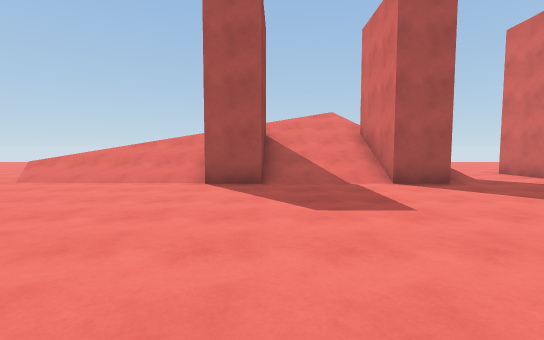
View 1 (above)

24 first-person views from a walk through a 3-D level made in the Unity game engine. The camera is 1.4 m above the floor, tilts 4° down and sees 85° across. The floor is counted in squares, 2 m on a side. Each view is taken from the middle of a square. On the plan, view 1 faces up. The plan holds only what a view shows up to about 10 squares ahead; the rest is blank. The place goes on beyond the plan.

View 2
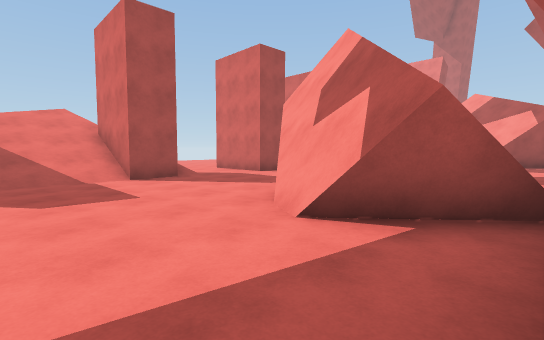

View 3
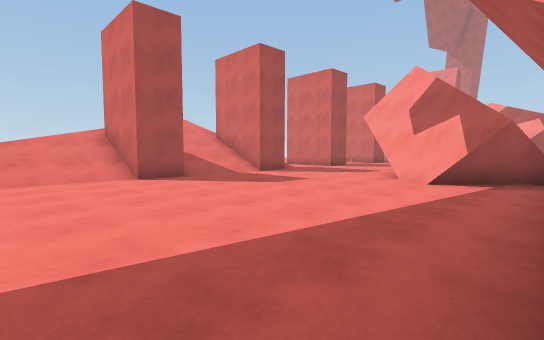

View 4
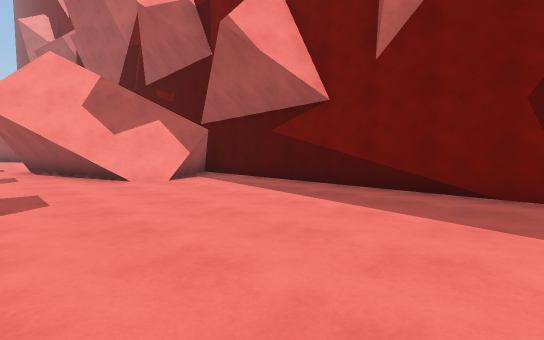

View 5
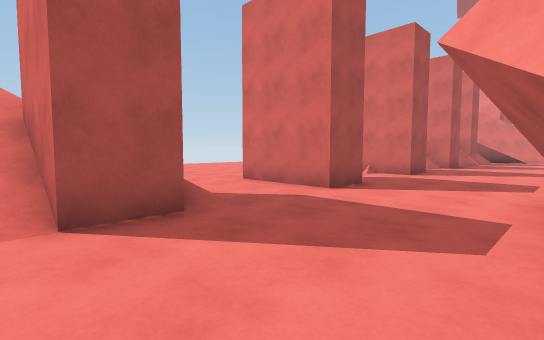

View 6
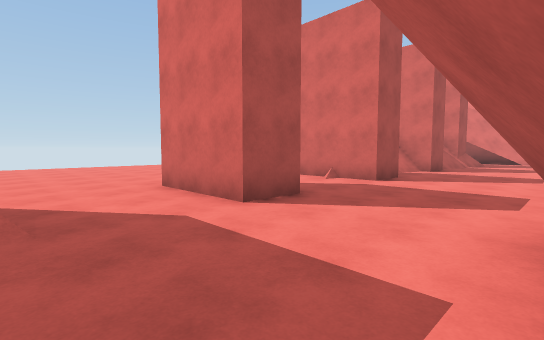

View 7
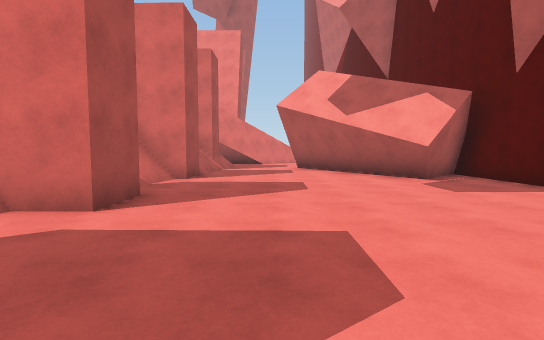

View 8
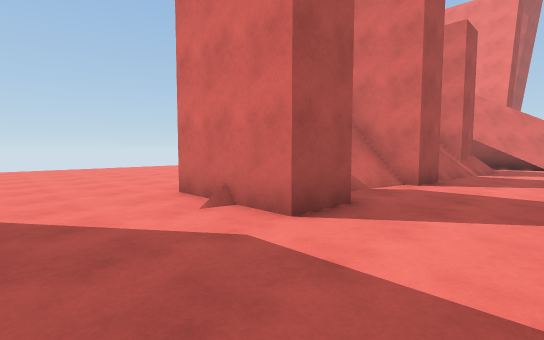

View 9
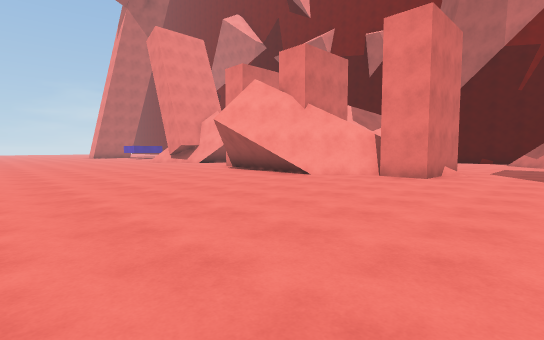

View 10
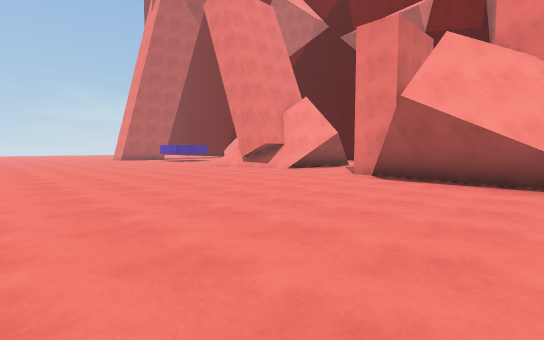

View 11
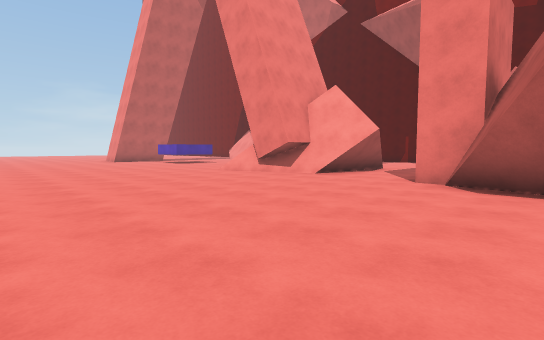

View 12
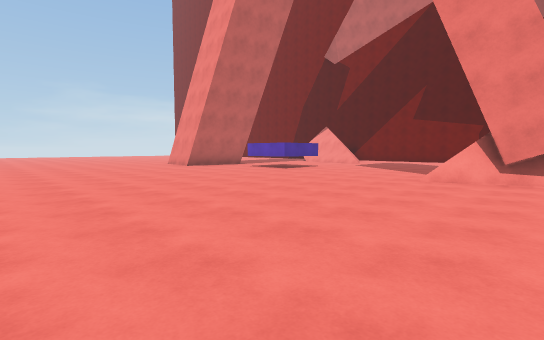

View 13
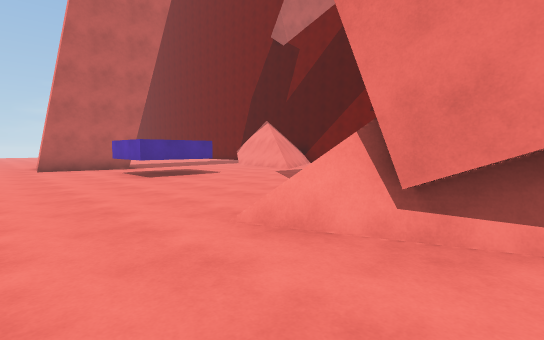

View 14
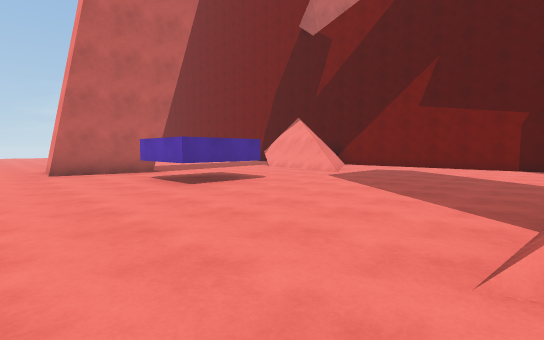

View 15
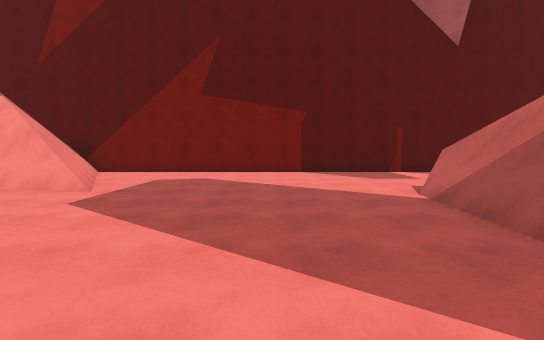

View 16
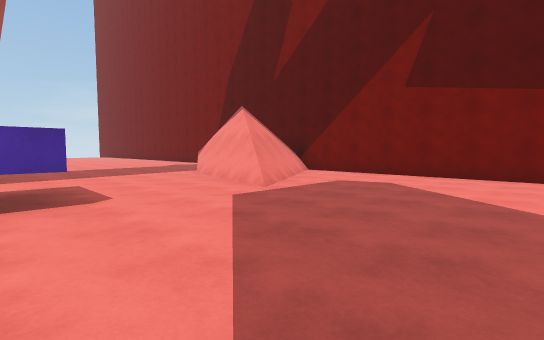

View 17
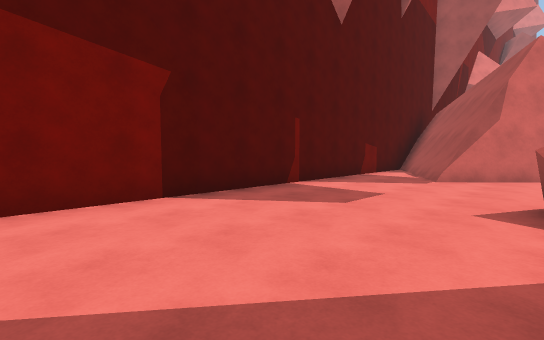

View 18
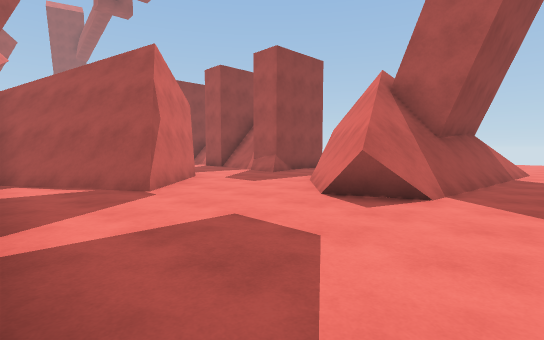

View 19
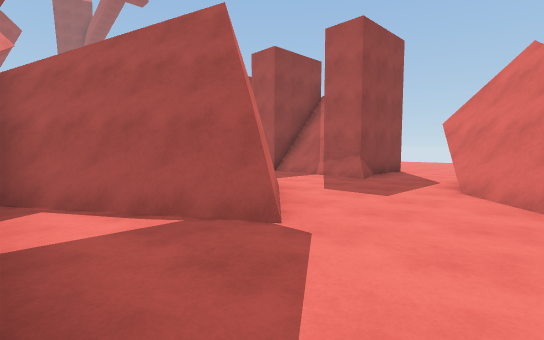

View 20
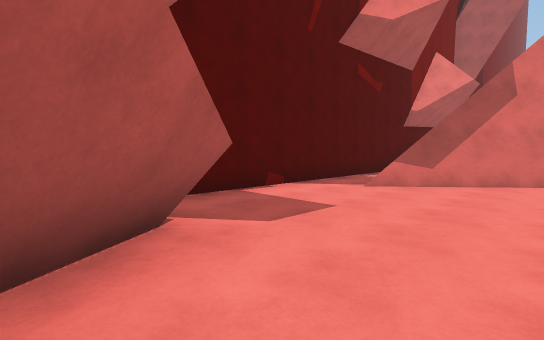

View 21
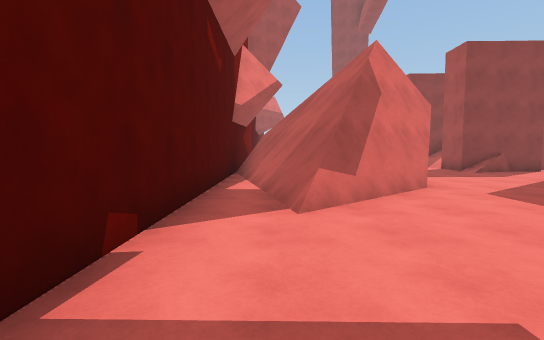

View 22
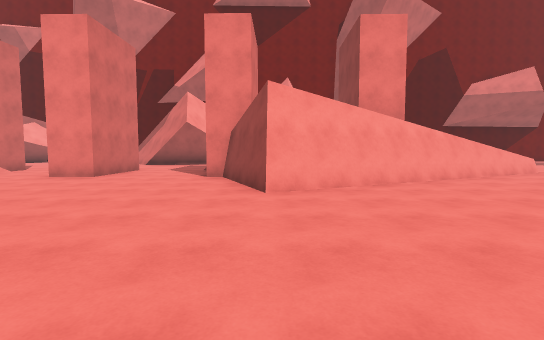

View 23
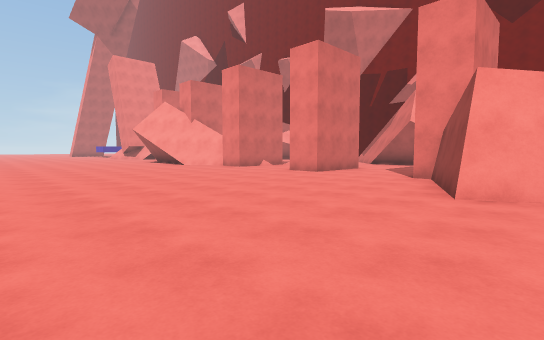

View 24
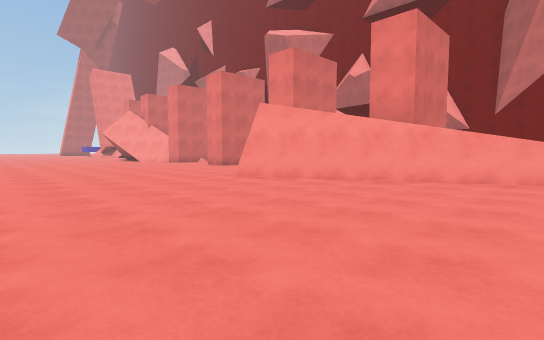

### Floor plan
Key: @ floor where view 1 was taken; # wall or solid block; . floor; / step, stairs or slope; = window, fence, low wall or low ledge; ^ raised ledge.
Columns run from 4 left of view 1 to 34 right of it. Each row starts with its distance up from view 1.
 16 .....................................
 15 .......................................
 14 .......................................
 13 ......................................
 12 .....................................
 11 ...../#................................
 10 .../#=/................................
  9 ./##///#.........#####......#........##
  8 =//#///#...#...########...###.....^^.#
  7 ///#///#...#...########..####.....^^.#
  6 ...#///#...#...#..#####..###=..........
  5 .........................###...........
  4 ..........................##...........
  3 .........###.........##....#.....=#....
  2 .......######......#####..........####.
  1 .......#######....######...........##
  0 ....@..######=....#####............##
 -1 ........#..........##...............#
 -2 #####################################

Where each view was taken, in squares from view 1:
view 1: 0 up, 0 right, facing up
view 2: 1 down, 0 right, facing up-right
view 3: 1 down, 4 left, facing up-right
view 4: 4 up, 4 left, facing down-right
view 5: 3 up, 2 right, facing up-right
view 6: 3 up, 4 right, facing up-right
view 7: 4 up, 7 right, facing right
view 8: 4 up, 8 right, facing up-right
view 9: 16 up, 8 right, facing down-right
view 10: 16 up, 14 right, facing down-right
view 11: 15 up, 16 right, facing down-right
view 12: 16 up, 22 right, facing down-right
view 13: 11 up, 22 right, facing down-right
view 14: 11 up, 24 right, facing down-right
view 15: 8 up, 26 right, facing down
view 16: 7 up, 25 right, facing down-right
view 17: 3 up, 27 right, facing down-left
view 18: 1 down, 25 right, facing up-left
view 19: 1 down, 22 right, facing up-left
view 20: 3 up, 15 right, facing down-left
view 21: 0 up, 13 right, facing left
view 22: 16 up, 2 right, facing down
view 23: 16 up, 1 right, facing down-right
view 24: 16 up, 4 left, facing down-right
